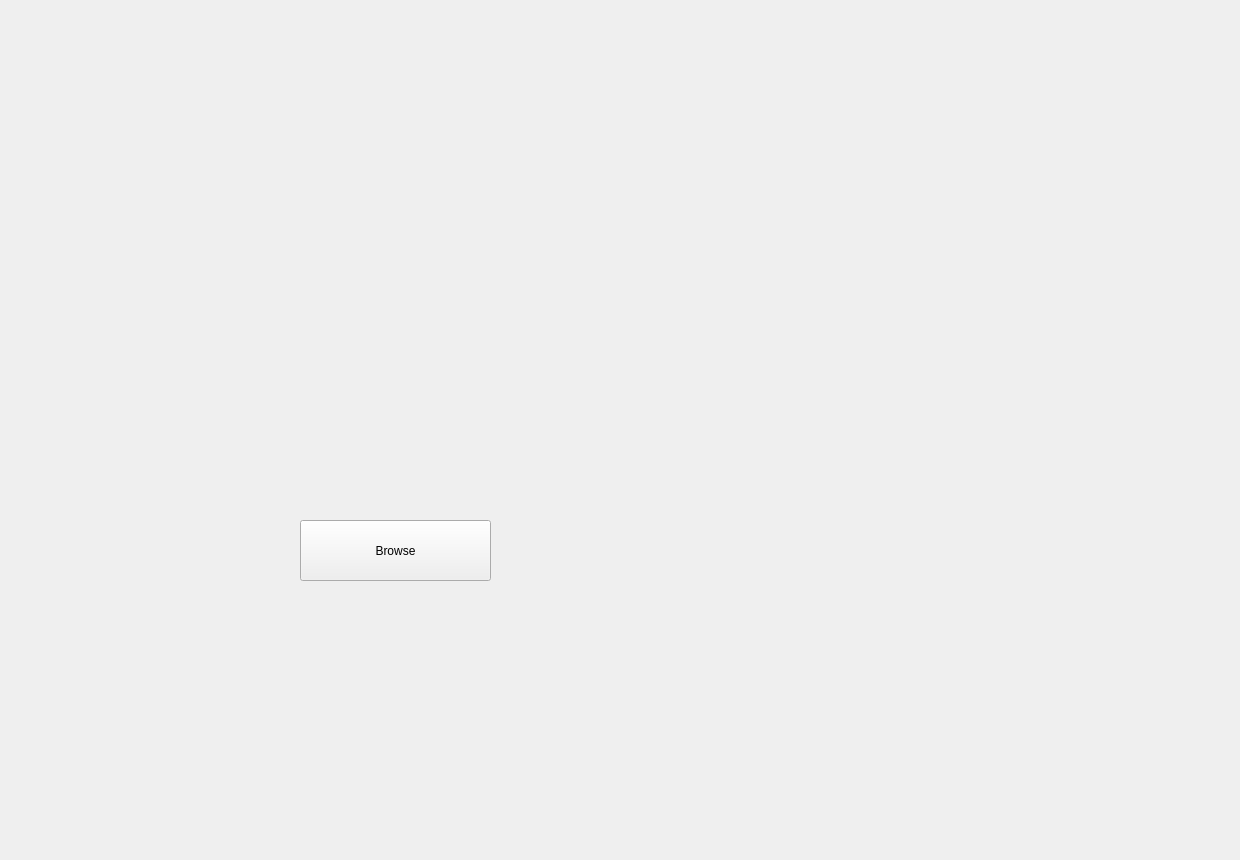
   <widget class="QWidget" name="tab_3">
    <attribute name="title">
     <string>Display</string>
    </attribute>
    <widget class="QWidget" name="widget" native="true">
     <property name="geometry">
      <rect>
       <x>10</x>
       <y>20</y>
       <width>801</width>
       <height>471</height>
      </rect>
     </property>
    </widget>
    <widget class="QPushButton" name="pushButton">
     <property name="geometry">
      <rect>
       <x>300</x>
       <y>520</y>
       <width>191</width>
       <height>61</height>
      </rect>
     </property>
     <property name="text">
      <string>Browse</string>
     </property>
    </widget>
    <widget class="QLabel" name="label">
     <property name="geometry">
      <rect>
       <x>854</x>
       <y>50</y>
       <width>261</width>
       <height>441</height>
      </rect>
     </property>
     <property name="styleSheet">
      <string notr="true">color: rgb(255, 255, 255);</string>
     </property>
     <property name="text">
      <string/>
     </property>
    </widget>
    <widget class="QLabel" name="bg">
     <property name="geometry">
      <rect>
       <x>0</x>
       <y>-25</y>
       <width>1231</width>
       <height>851</height>
      </rect>
     </property>
     <property name="text">
      <string/>
     </property>
     <property name="pixmap">
      <pixmap>C:/Users/Ahmed/Downloads/abstract-realistic-technology-particle-background_52683-33064.jpg</pixmap>
     </property>
     <property name="scaledContents">
      <bool>true</bool>
     </property>
    </widget>
    <zorder>bg</zorder>
    <zorder>widget</zorder>
    <zorder>pushButton</zorder>
    <zorder>label</zorder>
   </widget>
